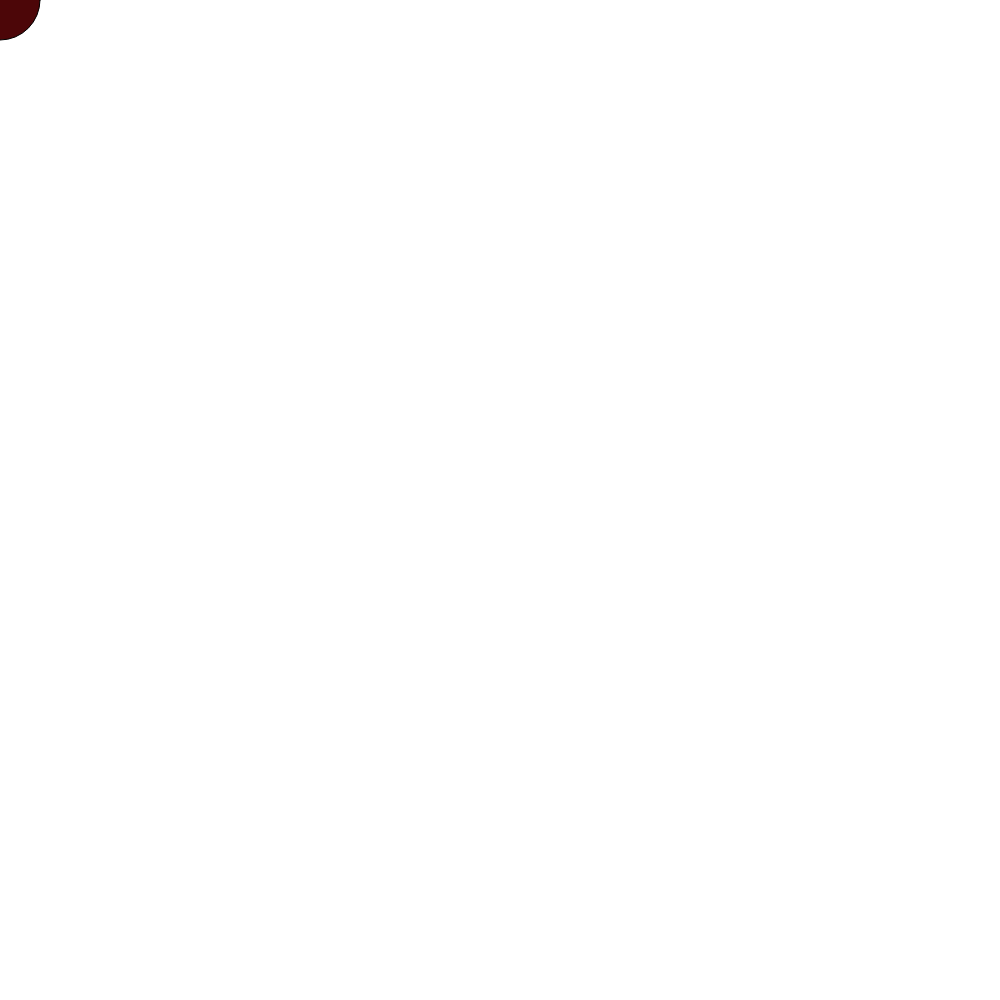
Frame 1 (no input)
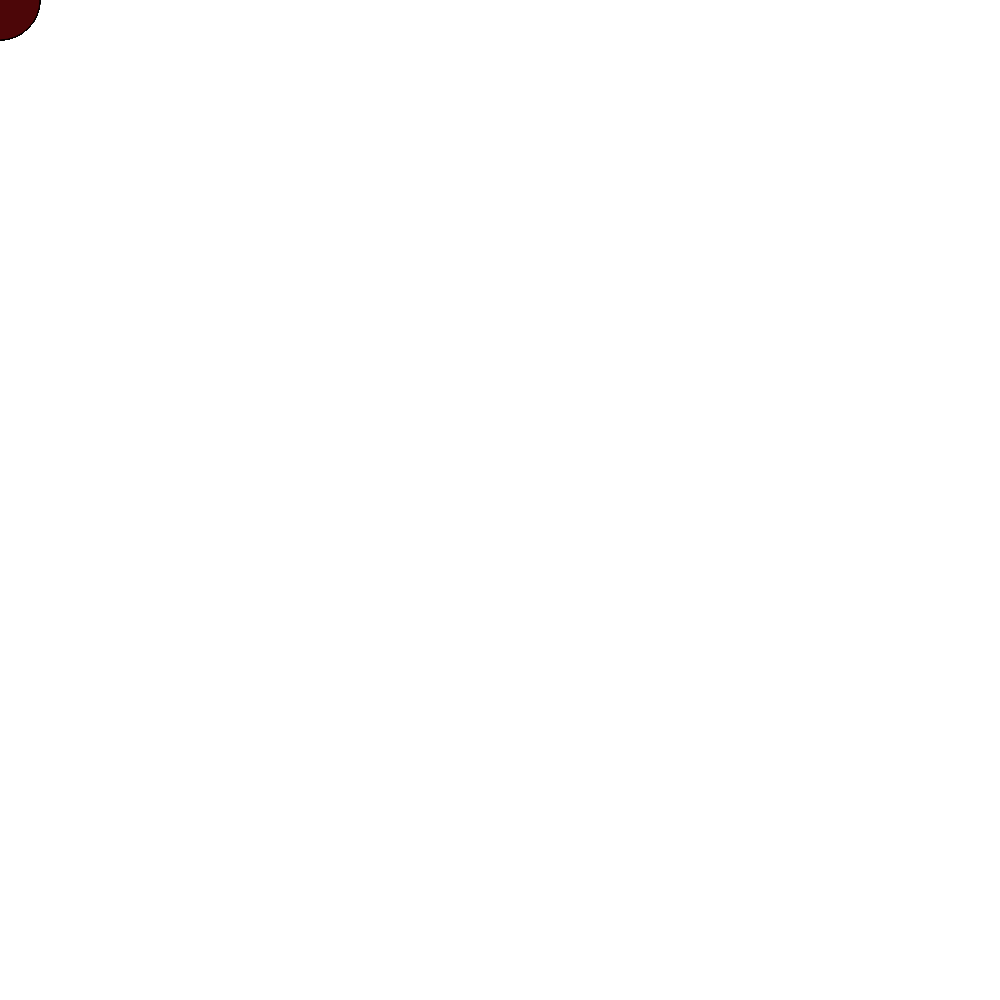
Frame 60 (no input)
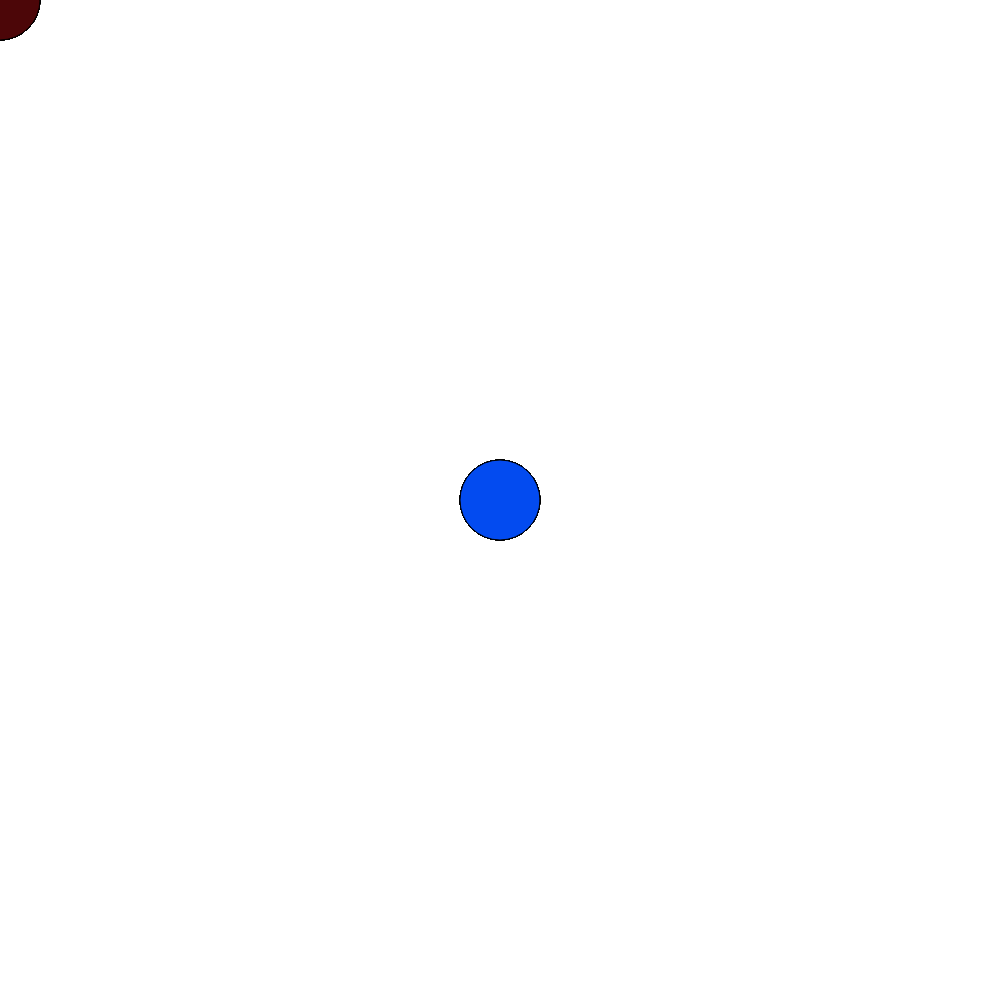
Frame 120 (the mouse pressed at the canvas centre since frame 60)

The p5.js sketch that drew these frames (run headless with seeded random() and noise() and a simulated clock; from frame 60 on, the mouse is pressed at the canvas centre):

// p5.js sketch
// ── sketch.js
function setup() {
  // put setup code here
  createCanvas(1000, 1000);
}

function draw() {
  // put drawing code here
  if(mouseIsPressed) {
    fill(3,75,240);
  } else {
    fill(76,6,8);
  }
  ellipse(mouseX,mouseY,80,80);
}
